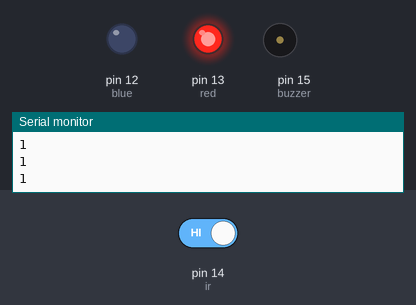
Bench run of a sketch on a simulated Arduino Uno, built with avr-gcc and run on an emulated ATmega328P. Parts: output pins drawn as LEDs (lit = HIGH), buzzer (waves = sounding, pin HIGH), the last lines printed to the serial monitor. The inputs (shaded band) are chosen by the test bench; at power-on: pin 14 (ir) HIGH.

Above: at 1.2 s.
1.3 s: pin 14 (ir) driven LOW
At 2.0 s:
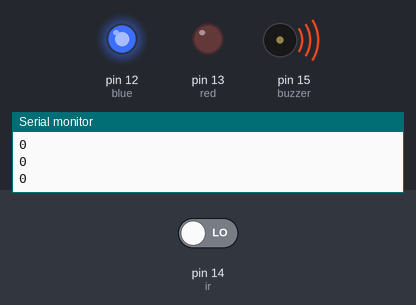
2.8 s: pin 14 (ir) driven HIGH
At 3.3 s:
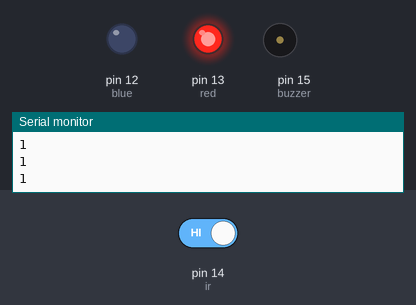
Timing chart, 0 to 5.8 s (numbered marks = the images above; inputs shaded):
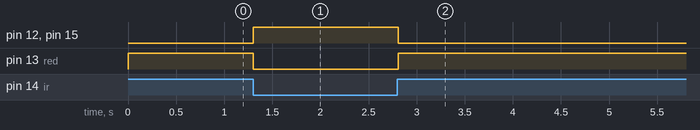

The sketch:

IR_With_red_blue_leds_with_ESP8266.ino
```cpp
int ir=14;
int blue=12;
int red=13;
int buzzer=15;

void setup() {
  // put your setup code here, to run once:
pinMode(ir, INPUT);
pinMode(red, OUTPUT);
pinMode(blue, OUTPUT);
pinMode(buzzer, OUTPUT);
Serial.begin(9600);
}

void loop() {
  // put your main code here, to run repeatedly:
int irval=digitalRead(ir);
Serial.println(irval);

if(irval==0){
digitalWrite(blue, HIGH);
digitalWrite(red, LOW);
digitalWrite(buzzer, HIGH);

}else{
  digitalWrite(blue, LOW);
  digitalWrite(red, HIGH);
  digitalWrite(buzzer, LOW);

}
delay(10);
}
```

Measured:
- after the input at 1.3 s, pin 12 (blue), pin 15 (buzzer): LOW → HIGH at once; pin 13 (red): HIGH → LOW at once
- after the input at 2.8 s, pin 12 (blue), pin 15 (buzzer): HIGH → LOW at once; pin 13 (red): LOW → HIGH at once
